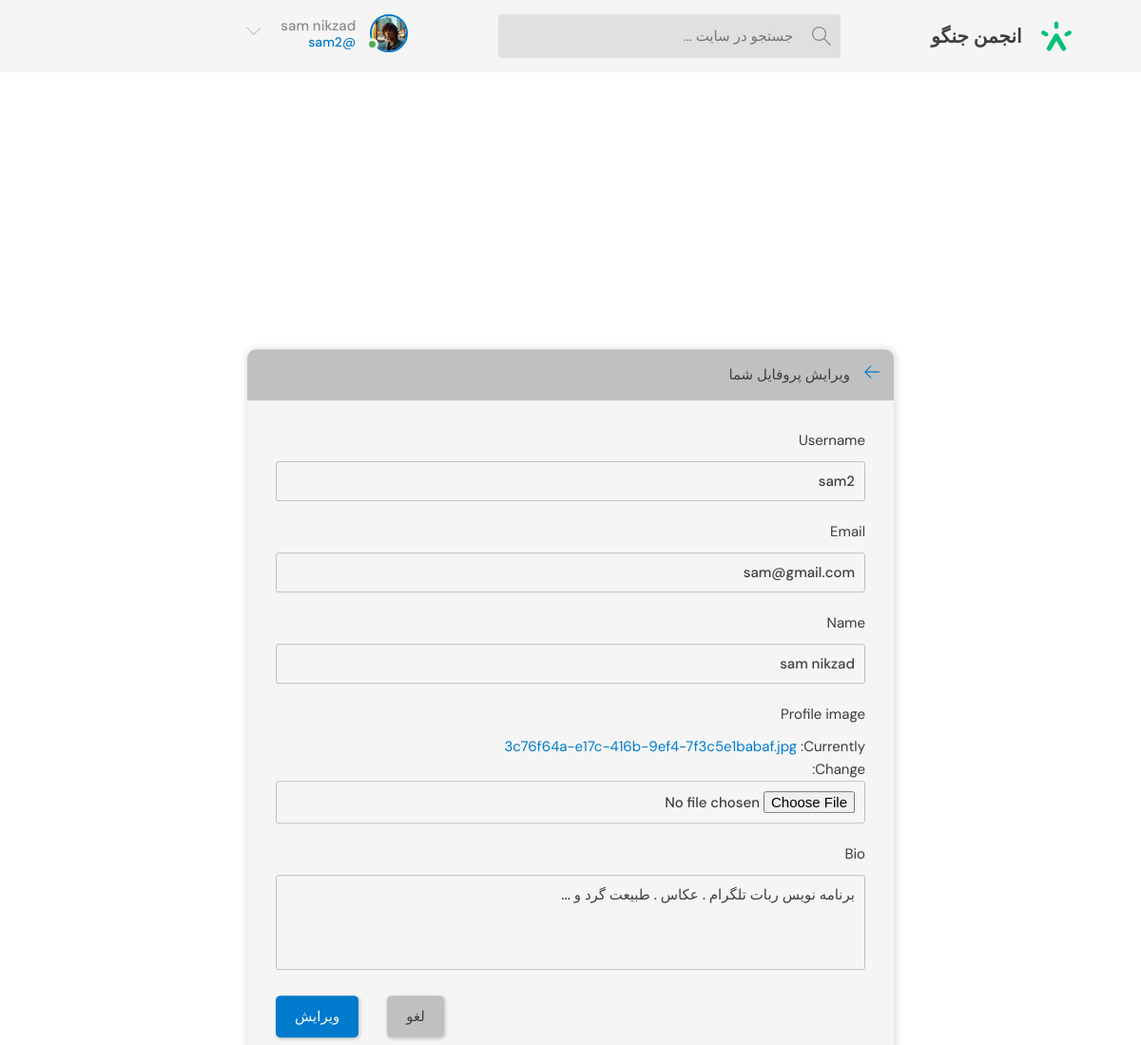
The page /update-user/ (signed in) on the database its author committed.
### base/models.py (models this page shows)
class User(AbstractUser):
    name = models.CharField(max_length=200 , null=True)
    email = models.EmailField(unique=True)
    bio = models.TextField(null=True)
    profile_image = models.ImageField(null=False,default='default.svg')
    USERNAME_FIELD = 'email'
    REQUIRED_FIELDS = []

### base/views.py (the view)
# urls.py: path('update-user/', views.updateUser,name="update-user"),
def updateUser(request):
    user = request.user
    form = UserForm(instance=user)
    if request.method == 'POST':
        form = UserForm(request.POST,request.FILES,instance = user)
        if form.is_valid():
            form.save()
            return redirect('user-profile',pk=user.id)
    context = {'form':form}
    return render(request , 'base/user_edit.html', context)

### base/forms.py
class UserForm(ModelForm):
    class Meta:
        model = User
        fields = ['username','email','name','profile_image','bio']

### base/templates/base/user_edit.html (shortened to what this page needs)
{% extends 'main.html' %}
{% block content %}
<main class="update-account layout">
        <div class="container">
            <div class="layout__box">
                <div class="layout__boxHeader">
                    <div class="layout__boxTitle">
                        <a href="{% url 'home' %}">
                            <svg version="1.1" xmlns="http://www.w3.org/2000/svg" width="32" height="32"
                                viewBox="0 0 32 32">
                                <title>arrow-left</title>
                                <path
                                    d="M13.723 2.286l-13.723 13.714 13.719 13.714 1.616-1.611-10.96-10.96h27.625v-2.286h-27.625l10.965-10.965-1.616-1.607z">
                                </path>
                            </svg>
                        </a>
                        <h3>ویرایش پروفایل شما</h3>
                    </div>
                </div>
                <div class="layout__body">
                    <form class="form" action="" method="POST"
                    enctype="multipart/form-data"
                    >
                    {% for field in form %}
                        <div class="form__group">
                            <label for="username">{{field.label}}</label>
                            {{field}}
                        </div>
                    {% endfor %}
                        <div class="form__action">
                            <a class="btn btn--dark" href="{% url 'home' %}">لغو</a>
                            <button class="btn btn--main" type="submit">ویرایش</button>
                        </div>
                    </form>
                </div>
            </div>
        </div>
    </main>
  {% endblock %}

### templates/navbar.html (shortened to what this page needs)
{% load static %}
<header class="header header--loggedIn">
  <div class="container">
    <a href="{% url 'home' %}" class="header__logo">
      <img src="{% static 'images/logo.svg' %}" />
      <h1>انجمن جنگو</h1>
    </a>
    <form class="header__search" method="GET" action="{% url 'home' %}">
      <label>
        <input name="q" placeholder="جستجو در سایت ... " />
      </label>
    </form>
    <nav class="header__menu">
      {% if request.user.is_authenticated %}
      <div class="header__user">
        <a href="{% url 'user-profile' request.user.id  %}">
          <div class="avatar avatar--medium active">
            <img src="{{ HTTP_HOST }}/{{request.user.profile_image}}" />
          </div>
          <p>{{request.user.name}}<span>@{{request.user.username}}</span></p>
        </a>
        <button class="dropdown-button">
          <svg
            version="1.1"
            xmlns="http://www.w3.org/2000/svg"
            width="32"
            height="32"
            viewBox="0 0 32 32"
          >
            <title>chevron-down</title>
            <path d="M16 21l-13-13h-3l16 16 16-16h-3l-13 13z"></path>
          </svg>
        </button>
      </div>
      {% else %}
      <a href="{% url 'login' %}">
        <img src="{% static 'images/default.svg'%}" />
        <p>ورود</p>
      </a>
      {% endif %}
    </nav>
  </div>
</header>

### rows shown on the page
User: user.profile_image (picture), user.name "sam nikzad", user.username "sam2", form "sam2" "sam@gmail.com" "sam nikzad" "برنامه نویس ربات تلگرام . عکاس . طبیعت گرد و ..."

### other values the page prints
{{ field.label }} "Username" "Email" "Name" "Profile image" "Bio"
